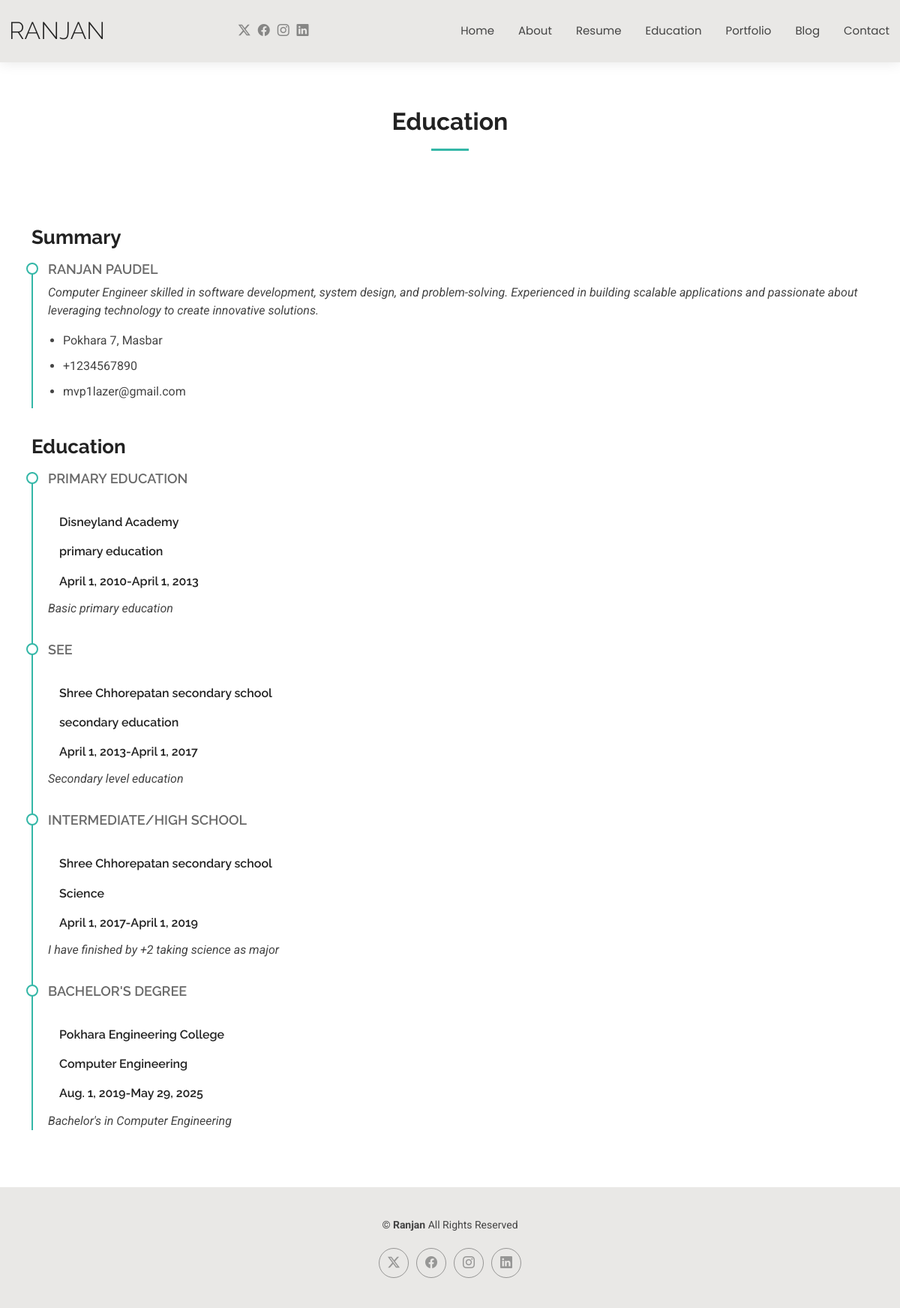
The app's page /education/ with its own data.
### main/models.py (models this page shows, shortened)
class About(models.Model):
    name = models.CharField(max_length=100)
    profession = models.CharField(max_length=100, default="UI/UX Designer & Web Developer")
    profile_image = models.ImageField(upload_to='profile/')
    short_description = models.TextField()
    detailed_description = models.TextField()
    birthday = models.DateField(default="2000-01-01")
    website = models.URLField(default="https://example.com")
    phone = models.CharField(max_length=20, default="+1234567890")
    city = models.CharField(max_length=100, default="City Name")
    age = models.PositiveIntegerField(default=18)
    degree = models.CharField(max_length=50, default="Bachelor's Degree")
    email = models.EmailField(default="abc@gmail.com")
    freelance = models.CharField(max_length=50, default="Available")

class OwnerContactInfo(models.Model):
    address = models.TextField()
    email = models.EmailField()
    phone = models.CharField(max_length=20)
    map_location = models.URLField(blank=True, null=True)  # e.g. Google Maps URL

class Education(models.Model):
    institution = models.CharField(max_length=200)
    degree = models.CharField(max_length=100)
    field_of_study = models.CharField(max_length=100, blank=True)
    start_date = models.DateField()
    end_date = models.DateField(blank=True, null=True)
    description = models.TextField(blank=True)

### main/views.py (the view)
# urls.py: path('education/', views.education, name='education'),
def education(request):
    template_name = 'main/education.html'
    educations = Education.objects.all ()  # ✅ FIXED: Get queryset, not class
    if not education:
        messages.warning(request, 'No education records found.')
    about = About.objects.first()
    if not about:
            messages.error(request, 'No About information available.')
            return redirect('home')
    Contact = OwnerContactInfo.objects.first()
    if not Contact:
        messages.error(request, 'No contact information available.')
        return redirect('home')
    context = {
        'title': 'Education',
        'description': 'Explore my educational background and achievements.',
        'educations': educations,
        'about': about,
        'contact': Contact,
    }
    return render(request, template_name, context)

### main/templates/main/education.html (shortened to what this page needs)
{% extends "base.html" %}
{% load static %}
{% block content %}
  <section id="resume" class="resume section">
      <div class="container section-title" data-aos="fade-up">
        <h2>Education</h2>
      </div>
      <div class="container">
        <div class="row">
          <div class="col-lg-12" data-aos="fade-up" data-aos-delay="100">
            <h3 class="resume-title">Summary</h3>
            <div class="resume-item pb-0">
              <h4>{{about.name}}</h4>
              <p><em>{{about.short_description}}</em></p>
              <ul>
                <li>{{contact.address}}</li>
                <li>{{contact.phone}}</li>
                <li>{{contact.email}}</li>
              </ul>
            </div>
          </div>
          <div class="col-lg-12" data-aos="fade-up" data-aos-delay="200">
            <h3 class="resume-title">Education</h3>
             {% for education in educations %}
            <div class="resume-item">
              <h4>{{education.degree}}</h4><br>
              <h5>{{education.institution}}</h5><br>
              <h5>{{education.field_of_study}}</h5><br>
              <h5>{{education.start_date}}-{{education.end_date}}</h5>
              <p><em>{{education.description}}</em></p>
            </div>
             {% empty %}
              <p>No education records found.</p>
            {% endfor %}
          </div>
        </div>
      </div>
    </section>
{% endblock %}

### templates/base.html (shortened to what this page needs)
{% load static %}
<!DOCTYPE html>
<html lang="en">
<head>
  <link rel="stylesheet" href="https://cdn.jsdelivr.net/npm/bootstrap@5.3.3/dist/css/bootstrap.min.css">
  <link rel="stylesheet" href="https://cdn.jsdelivr.net/npm/bootstrap-icons@1.11.3/font/bootstrap-icons.css">
  <link rel="stylesheet" href="https://cdn.jsdelivr.net/npm/aos@2.3.4/dist/aos.css">
  <link rel="stylesheet" href="https://cdn.jsdelivr.net/npm/swiper@11/swiper-bundle.min.css">
  <link rel="stylesheet" href="https://cdn.jsdelivr.net/npm/glightbox@3.3.0/dist/css/glightbox.min.css">
  <link rel="stylesheet" href="{% static 'css/style.css' %}">
</head>
<body class="starter-page-page">
  <header id="header" class="header d-flex align-items-center light-background sticky-top">
    <div class="container-fluid d-flex align-items-center justify-content-between">
      <a href="{% url 'home' %}" class="logo d-flex align-items-center me-auto me-xl-0">
        <h1 class="sitename mb-0">Ranjan</h1>
      </a>
      <nav id="navmenu" class="navmenu">
        <ul>
          <li><a href="{% url 'home' %}">Home</a></li>
          <li><a href="{% url 'about' %}">About</a></li>
          <li><a href="{% url 'resume' %}">Resume</a></li>
          <li><a href="{% url 'education' %}">Education</a></li>
          <li><a href="{% url 'portfolio' %}">Portfolio</a></li>
          <li><a href="{% url 'blog' %}">Blog</a></li>
          <li><a href="{% url 'contact'%}">Contact</a></li>
        </ul>
      </nav>
      <div class="header-social-links">
        <a href="https://x.com/ranjan_paudel" class="twitter"><i class="bi bi-twitter-x"></i></a>
        <a href="https://www.facebook.com/ranjana.paudela.39303" class="facebook"><i class="bi bi-facebook"></i></a>
        <a href="https://www.instagram.com/ranzanpaudel/" class="instagram"><i class="bi bi-instagram"></i></a>
        <a href="https://www.linkedin.com/in/ranjan-paudel-5242362b7/" class="linkedin"><i class="bi bi-linkedin"></i></a>
      </div>
    </div>
  </header>
  <main class="main">
    {% block content %}{% endblock %}
  </main>
  <footer id="footer" class="footer light-background">
    <div class="container text-center">
      <p>© <strong class="sitename">Ranjan</strong> All Rights Reserved</p>
      <div class="social-links d-flex justify-content-center">
       <a href="https://x.com/ranjan_paudel" class="twitter"><i class="bi bi-twitter-x"></i></a>
        <a href="https://www.facebook.com/ranjana.paudela.39303" class="facebook"><i class="bi bi-facebook"></i></a>
        <a href="https://www.instagram.com/ranzanpaudel/" class="instagram"><i class="bi bi-instagram"></i></a>
        <a href="https://www.linkedin.com/in/ranjan-paudel-5242362b7/" class="linkedin"><i class="bi bi-linkedin"></i></a>
      </div>
    </div>
  </footer>
</body>
</html>

### records on screen
About: name "RANJAN PAUDEL", short_description "Computer Engineer skilled in software development, system design, and problem-solving. Experienced in building scalable applications and passionate about leveraging technology to create innovative solutions."
OwnerContactInfo: address "Pokhara 7, Masbar", phone "+1234567890", email "mvp1lazer@gmail.com"
Education: degree "PRIMARY EDUCATION", institution "Disneyland Academy", field_of_study "primary education", start_date "April 1, 2010", end_date "April 1, 2013", description "Basic primary education"
Education: degree "SEE", institution "Shree Chhorepatan secondary school", field_of_study "secondary education", start_date "April 1, 2013", end_date "April 1, 2017", description "Secondary level education"
Education: degree "INTERMEDIATE/HIGH SCHOOL", institution "Shree Chhorepatan secondary school", field_of_study "Science", start_date "April 1, 2017", end_date "April 1, 2019", description "I have finished by +2 taking science as major"
Education: degree "BACHELOR'S DEGREE", institution "Pokhara Engineering College", field_of_study "Computer Engineering", start_date "Aug. 1, 2019", end_date "May 29, 2025", description "Bachelor's in Computer Engineering"
